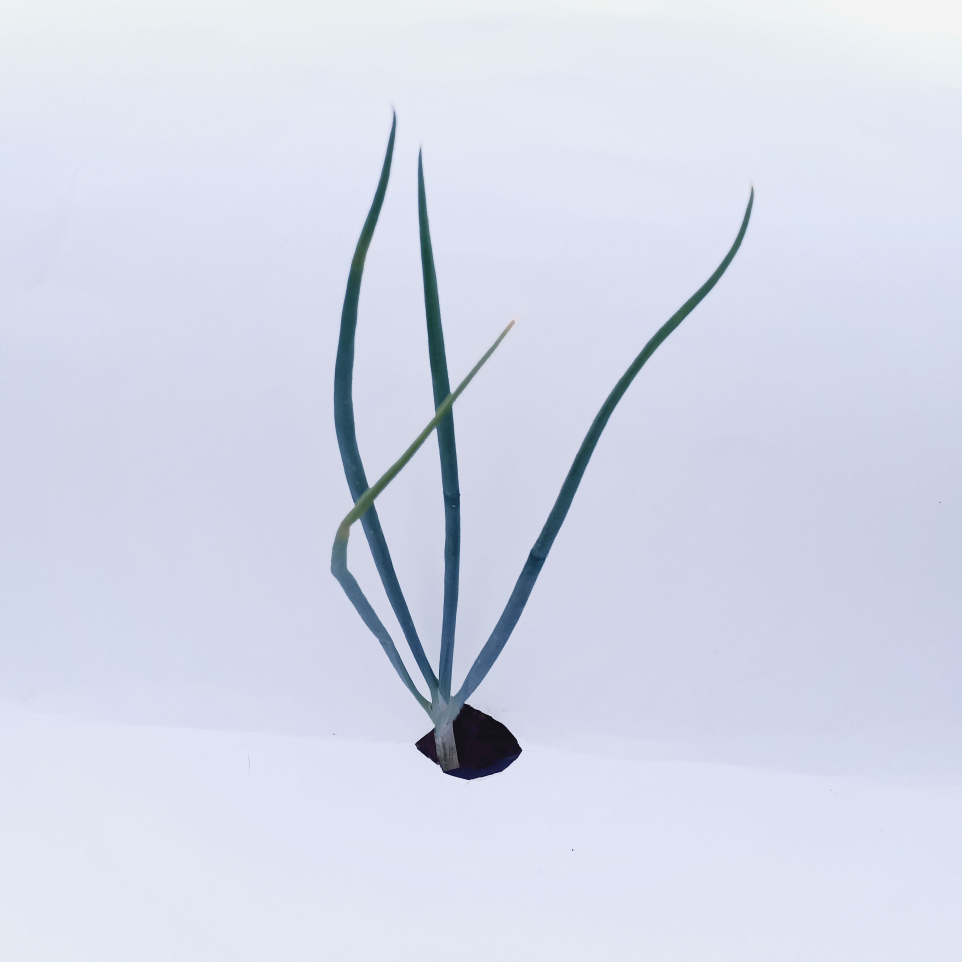
#> input picture Dataset/Skala0/sehat.jpg, 2886 x 2886 px (shown at 1/3 size); its folder holds only this picture in this run
$ jupyter execute --allow-errors 01_feature_extraction_GLCM.ipynb   (older library calls are emulated)
#> lines starting #> are read from the running program, lines starting #| are printed output that depends on the picture
# EKSTRAKSI FITUR GLCM 0, 45, 90, 135 Dgree

[cell 1]
import os
import cv2
import numpy as np
import pandas as pd
from skimage.feature import graycomatrix, graycoprops
from sklearn.preprocessing import LabelEncoder
from skimage.color import rgb2gray
from PIL import Image

## GLCM dengan 0 derajat

[cell 2]
# Inisialisasi daftar untuk menyimpan fitur
feature_list = []
label_list = []

# Path folder yang berisi citra-citra dari 5 kelas (ganti dengan path sesuai dengan struktur folder Anda)
folder_path = "../Dataset/"

[cell 3]
# Daftar sudut arah yang ingin digunakan (0 derajat)
angles = [0]

for class_name in os.listdir(folder_path):
    class_folder = os.path.join(folder_path, class_name)
    if os.path.isdir(class_folder):
        for filename in os.listdir(class_folder):
            if filename.endswith(".jpg"):
                image_path = os.path.join(class_folder, filename)
                # Baca citra, ubah ke grayscale, dan resize ke ukuran 300 x 300
                image = Image.open(image_path).convert('RGB')
#> image is the input picture: PIL image 2886x2886 RGB; mean R, G, B 212.4, 217.1, 233.5
                image = np.array(image)
                gray_image = rgb2gray(image)
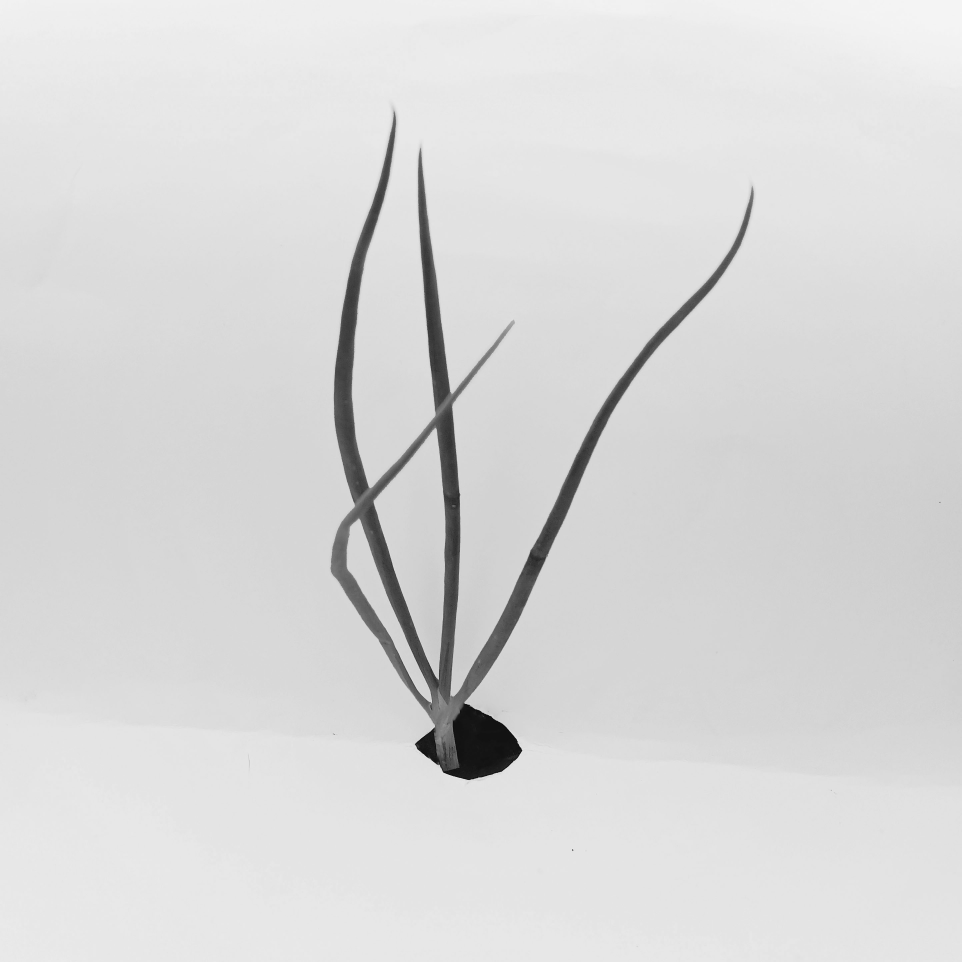
#> gray_image: shape (2886, 2886) float64 (shown at 1/3 size); min 0.00198, max 0.961, mean 0.852
                gray_image = (gray_image * 255).astype(np.uint8)
                gray_image = Image.fromarray(gray_image)
                gray_image = gray_image.resize((300, 300), Image.ANTIALIAS)
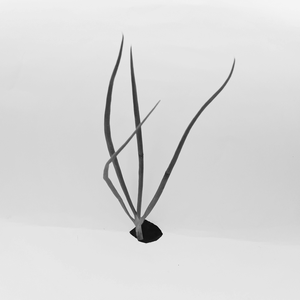
#> gray_image: PIL image 300x300 L; min 1, max 244, mean 216.8
                gray_image = np.array(gray_image)
                # Hitung GLCM untuk sudut 0 derajat
                glcm = graycomatrix(gray_image, [1], [0], levels=256, symmetric=True, normed=True)
                # Ekstraksi fitur GLCM
                contrast = graycoprops(glcm, 'contrast')[0, 0]
#> contrast = 173.8
                homogeneity = graycoprops(glcm, 'homogeneity')[0, 0]
#> homogeneity = 0.806
                correlation = graycoprops(glcm, 'correlation')[0, 0]
#> correlation = 0.892
                energy = graycoprops(glcm, 'energy')[0, 0]
#> energy = 0.156
                # Simpan fitur dan label
                feature_list.append([contrast, homogeneity, correlation, energy])
                label_list.append(class_name)
#> pass 2 of the loop `for class_name in os.listdir(folder_path):`:
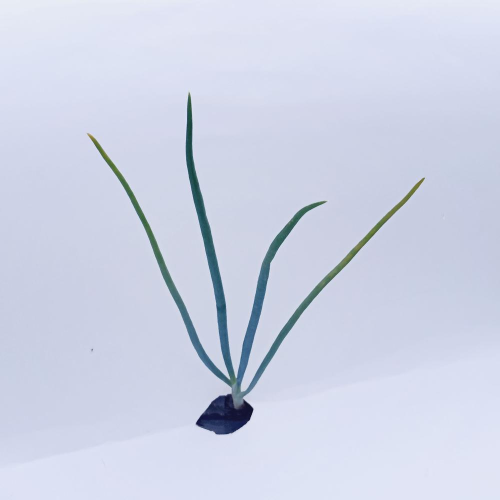
#> input picture Dataset/Skala1/skalasatu1.jpg, 1000 x 1000 px (shown at 1/2 size)
#> image is the input picture: PIL image 1000x1000 RGB; mean R, G, B 205.8, 211.6, 229.7
#> `gray_image = rgb2gray(image)`:
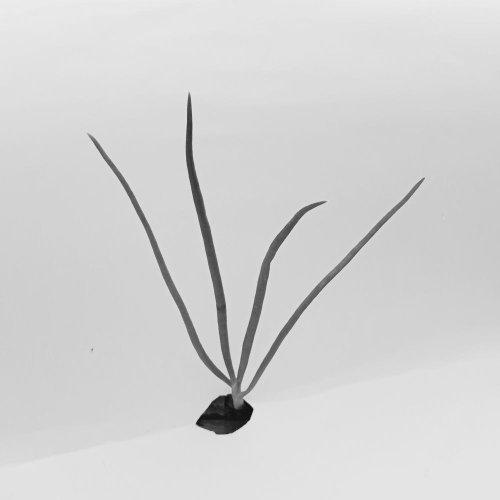
#> gray_image: shape (1000, 1000) float64 (shown at 1/2 size); min 0.0155, max 0.945, mean 0.83
#> `gray_image = gray_image.resize((300, 300), Image.ANTIALIAS)`:
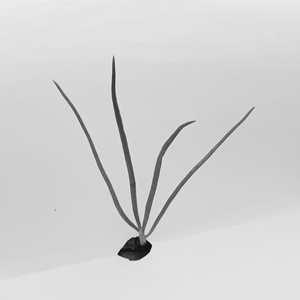
#> gray_image: PIL image 300x300 L; min 6, max 238, mean 211.2
#> `contrast = graycoprops(glcm, 'contrast')[0, 0]`: contrast = 133.2
#> `homogeneity = graycoprops(glcm, 'homogeneity')[0, 0]`: homogeneity = 0.87
#> `correlation = graycoprops(glcm, 'correlation')[0, 0]`: correlation = 0.898
#> `energy = graycoprops(glcm, 'energy')[0, 0]`: energy = 0.18

[cell 4]
X = np.array(feature_list)
#> X = [[173.8, 0.806, 0.892, 0.156], [133.2, 0.87, 0.898, 0.18]]
y = np.array(label_list)

label_encoder = LabelEncoder()
y_encoded = label_encoder.fit_transform(y)

[cell 5]
# Buat DataFrame
column_names = ['contrast_0', 'homogeneity_0', 'correlation_0', 'energy_0']
df = pd.DataFrame(data=X, columns=column_names)
#> df = table of 2 rows and 4 columns
df['label'] = y_encoded

[cell 6]
# Simpan Dataframe ke dalam file CSV
file_name = "../notebook/result/glcm_features_0_degree.csv"  # Nama file CSV
#> (the rest of this cell did not finish here and is left out)

## GLCM dengan 45 derajat

[cell 7]
# Inisialisasi daftar untuk menyimpan fitur dan label
feature_list = []
label_list = []

# Path folder yang berisi citra-citra dari 5 kelas (ganti dengan path sesuai dengan struktur folder Anda)
folder_path = "../Dataset/"

[cell 8]
# Daftar sudut arah yang ingin digunakan (hanya 45 derajat)
angles = [45]

for class_name in os.listdir(folder_path):
    class_folder = os.path.join(folder_path, class_name)
    if os.path.isdir(class_folder):
        for filename in os.listdir(class_folder):
            if filename.endswith(".jpg"):  # Ubah ekstensi citra sesuai dengan dataset Anda
                image_path = os.path.join(class_folder, filename)
                # Baca citra, ubah ke grayscale, dan resize ke ukuran yang diinginkan (misalnya, 64x64)
                image = Image.open(image_path).convert('RGB')
                image = np.array(image)
                gray_image = rgb2gray(image)
                gray_image = (gray_image * 255).astype(np.uint8)
                gray_image = Image.fromarray(gray_image)
                gray_image = gray_image.resize((300, 300), Image.ANTIALIAS)
                gray_image = np.array(gray_image)
                # Hitung GLCM dengan sudut 45 derajat
                glcm = graycomatrix(gray_image, [1], [angles[0]], levels=256, symmetric=True, normed=True)
                # Ekstraksi fitur GLCM
                contrast = graycoprops(glcm, 'contrast')[0, 0]
#> contrast = 221.6
                homogeneity = graycoprops(glcm, 'homogeneity')[0, 0]
#> homogeneity = 0.772
                correlation = graycoprops(glcm, 'correlation')[0, 0]
#> correlation = 0.863
                energy = graycoprops(glcm, 'energy')[0, 0]
#> energy = 0.149
                # Simpan fitur dan label
                feature_list.append([contrast, homogeneity, correlation, energy])
                label_list.append(class_name)
#> pass 2 of the loop `for class_name in os.listdir(folder_path):`:
#> `contrast = graycoprops(glcm, 'contrast')[0, 0]`: contrast = 163.4
#> `homogeneity = graycoprops(glcm, 'homogeneity')[0, 0]`: homogeneity = 0.801
#> `correlation = graycoprops(glcm, 'correlation')[0, 0]`: correlation = 0.875
#> `energy = graycoprops(glcm, 'energy')[0, 0]`: energy = 0.162

[cell 9]
X = np.array(feature_list)
#> X = [[221.6, 0.772, 0.863, 0.149], [163.4, 0.801, 0.875, 0.162]]
y = np.array(label_list)

label_encoder = LabelEncoder()
y_encoded = label_encoder.fit_transform(y)

[cell 10]
# Buat DataFrame
column_names = [f'{feature}_{angles[0]}' for feature in ['contrast', 'homogeneity', 'correlation', 'energy']]
df = pd.DataFrame(data=X, columns=column_names)
df['label'] = y_encoded

[cell 11]
# Simpan Dataframe ke dalam file CSV
file_name = "../notebook/result/glcm_features_45_degree.csv"  # Nama file CSV
#> (the rest of this cell did not finish here and is left out)

## GLCM dengan 90 derajat

[cell 12]
# Inisialisasi daftar untuk menyimpan fitur dan label
feature_list = []
label_list = []

# Path folder yang berisi citra-citra dari 5 kelas (ganti dengan path sesuai dengan struktur folder Anda)
folder_path = "../Dataset/"

[cell 13]
# Daftar sudut arah yang ingin digunakan (hanya 90 derajat)
angles = [90]

for class_name in os.listdir(folder_path):
    class_folder = os.path.join(folder_path, class_name)
    if os.path.isdir(class_folder):
        for filename in os.listdir(class_folder):
            if filename.endswith(".jpg"):
                image_path = os.path.join(class_folder, filename)
                # Baca citra, ubah ke grayscale, dan resize ke ukuran 300 x 300
                image = Image.open(image_path).convert('RGB')
                image = np.array(image)
                gray_image = rgb2gray(image)
                gray_image = (gray_image * 255).astype(np.uint8)
                gray_image = Image.fromarray(gray_image)
                gray_image = gray_image.resize((300, 300), Image.ANTIALIAS)
                gray_image = np.array(gray_image)
                # Hitung GLCM dengan sudut 45 derajat
                glcm = graycomatrix(gray_image, [1], [angles[0]], levels=256, symmetric=True, normed=True)
                # Ekstraksi fitur GLCM
                contrast = graycoprops(glcm, 'contrast')[0, 0]
#> contrast = 48.91
                homogeneity = graycoprops(glcm, 'homogeneity')[0, 0]
#> homogeneity = 0.795
                correlation = graycoprops(glcm, 'correlation')[0, 0]
#> correlation = 0.97
                energy = graycoprops(glcm, 'energy')[0, 0]
#> energy = 0.153
                # Simpan fitur dan label
                feature_list.append([contrast, homogeneity, correlation, energy])
                label_list.append(class_name)
#> pass 2 of the loop `for class_name in os.listdir(folder_path):`:
#> `contrast = graycoprops(glcm, 'contrast')[0, 0]`: contrast = 51.26
#> `homogeneity = graycoprops(glcm, 'homogeneity')[0, 0]`: homogeneity = 0.836
#> `correlation = graycoprops(glcm, 'correlation')[0, 0]`: correlation = 0.961
#> `energy = graycoprops(glcm, 'energy')[0, 0]`: energy = 0.172

[cell 14]
X = np.array(feature_list)
#> X = [[48.91, 0.795, 0.97, 0.153], [51.26, 0.836, 0.961, 0.172]]
y = np.array(label_list)

label_encoder = LabelEncoder()
y_encoded = label_encoder.fit_transform(y)

[cell 15]
# Buat DataFrame
column_names = [f'{feature}_{angles[0]}' for feature in ['contrast', 'homogeneity', 'correlation', 'energy']]
df = pd.DataFrame(data=X, columns=column_names)
df['label'] = y_encoded

[cell 16]
# Simpan Dataframe ke dalam file CSV
file_name = "../notebook/result/glcm_features_90_degree.csv"  # Nama file CSV
#> (the rest of this cell did not finish here and is left out)

## GLCM dengan 135 derajat

[cell 17]
# Inisialisasi daftar untuk menyimpan fitur dan label
feature_list = []
label_list = []

# Path folder yang berisi citra-citra dari 5 kelas
folder_path = "../Dataset/"

[cell 18]
# Daftar sudut arah yang ingin digunakan (hanya 135 derajat)
angles = [135]

for class_name in os.listdir(folder_path):
    class_folder = os.path.join(folder_path, class_name)
    if os.path.isdir(class_folder):
        for filename in os.listdir(class_folder):
            if filename.endswith(".jpg"):
                image_path = os.path.join(class_folder, filename)
                # Baca citra, ubah ke grayscale, dan resize ke ukuran 300 x 300
                image = Image.open(image_path).convert('RGB')
                image = np.array(image)
                gray_image = rgb2gray(image)
                gray_image = (gray_image * 255).astype(np.uint8)
                gray_image = Image.fromarray(gray_image)
                gray_image = gray_image.resize((300, 300), Image.ANTIALIAS)
                gray_image = np.array(gray_image)
                # Hitung GLCM dengan sudut 45 derajat
                glcm = graycomatrix(gray_image, [1], [angles[0]], levels=256, symmetric=True, normed=True)
                # Ekstraksi fitur GLCM
                contrast = graycoprops(glcm, 'contrast')[0, 0]
#> contrast = 173.8
                homogeneity = graycoprops(glcm, 'homogeneity')[0, 0]
#> homogeneity = 0.806
                correlation = graycoprops(glcm, 'correlation')[0, 0]
#> correlation = 0.892
                energy = graycoprops(glcm, 'energy')[0, 0]
#> energy = 0.156
                # Simpan fitur dan label
                feature_list.append([contrast, homogeneity, correlation, energy])
                label_list.append(class_name)
#> pass 2 of the loop `for class_name in os.listdir(folder_path):`:
#> `contrast = graycoprops(glcm, 'contrast')[0, 0]`: contrast = 133.2
#> `homogeneity = graycoprops(glcm, 'homogeneity')[0, 0]`: homogeneity = 0.87
#> `correlation = graycoprops(glcm, 'correlation')[0, 0]`: correlation = 0.898
#> `energy = graycoprops(glcm, 'energy')[0, 0]`: energy = 0.18

[cell 19]
X = np.array(feature_list)
#> X = [[173.8, 0.806, 0.892, 0.156], [133.2, 0.87, 0.898, 0.18]]
y = np.array(label_list)

label_encoder = LabelEncoder()
y_encoded = label_encoder.fit_transform(y)

[cell 20]
# Buat DataFrame
column_names = [f'{feature}_{angles[0]}' for feature in ['contrast', 'homogeneity', 'correlation', 'energy']]
df = pd.DataFrame(data=X, columns=column_names)
df['label'] = y_encoded

[cell 21]
# Simpan Dataframe ke dalam file CSV
file_name = "../notebook/result/glcm_features_135_degree.csv"  # Nama file CSV
#> (the rest of this cell did not finish here and is left out)

## Ekstraksi dengan semua sudut 0, 45, 90, 135 degree

[cell 22]
feature_list = []
label_list = []

[cell 23]
folder_path_dataset = "../Dataset/"

[cell 24]
# Daftar sudut arah yang ingin digunakan (0, 45, 90, 135 derajat)
angles = [0, 45, 90, 135]

for class_name in os.listdir(folder_path):
    class_folder = os.path.join(folder_path, class_name)
    if os.path.isdir(class_folder):
        for filename in os.listdir(class_folder):
            if filename.endswith(".jpg"):
                image_path = os.path.join(class_folder, filename)
                # Baca citra, ubah ke grayscale, dan resize ke ukuran 300 x 300
                image = Image.open(image_path).convert('RGB')
                image = np.array(image)
                gray_image = rgb2gray(image)
                gray_image = (gray_image * 255).astype(np.uint8)
                gray_image = Image.fromarray(gray_image)
                gray_image = gray_image.resize((300, 300), Image.ANTIALIAS)
                gray_image = np.array(gray_image)
                # Hitung GLCM untuk setiap sudut
                glcm_features = []
                for angle in angles:
                    glcm = graycomatrix(gray_image, [1], [angle], levels=256, symmetric=True, normed=True)
                    contrast = graycoprops(glcm, 'contrast')[0, 0]
                    homogeneity = graycoprops(glcm, 'homogeneity')[0, 0]
                    correlation = graycoprops(glcm, 'correlation')[0, 0]
                    energy = graycoprops(glcm, 'energy')[0, 0]
                    glcm_features.extend([contrast, homogeneity, correlation, energy])
#> this loop made 4 passes
#> after the loop, glcm_features = [173.8, 0.806, 0.892, 0.156, 221.6, 0.772, 0.863, 0.149, 48.91, 0.795, 0.97, 0.153, 173.8, 0.806, 0.892, 0.156]
                # Simpan fitur dan label
                feature_list.append(glcm_features)
                label_list.append(class_name)
#> pass 2 of the loop `for class_name in os.listdir(folder_path):`:
#> the loop `for angle in angles:` made 4 passes
#> after the loop `for angle in angles:`: glcm_features = [133.2, 0.87, 0.898, 0.18, 163.4, 0.801, 0.875, 0.162, 51.26, 0.836, 0.961, 0.172, 133.2, 0.87, 0.898, 0.18]

[cell 25]
X = np.array(feature_list)
y = np.array(label_list)

label_encoder = LabelEncoder()
y_encoded = label_encoder.fit_transform(y)

[cell 26]
# Buat DataFrame
column_names = [f'{feature}_{angle}' for feature in ['contrast', 'homogeneity', 'correlation', 'energy'] for angle in angles]
df = pd.DataFrame(data=X, columns=column_names)
#> df = table of 2 rows and 16 columns
df['label'] = y_encoded
